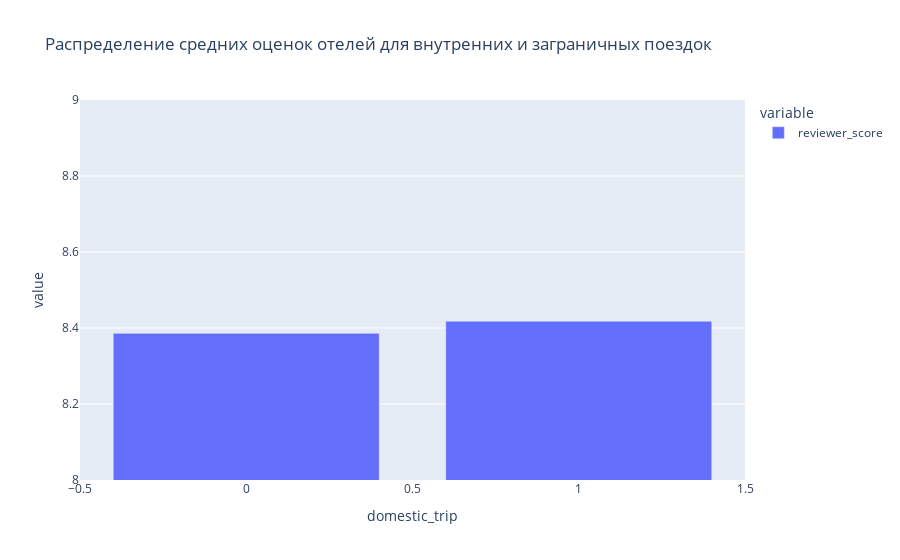

This figure's notebook cell:
### Code cell
# Построим столбчатую диаграмму, чтобы понять, влияют ли внутренние путешешствия на среднюю оценку в отзывах

data_train = data[data['sample'] == 1]
domestic_ratio = data_train.groupby(by='domestic_trip')['reviewer_score'].mean()

fig = px.bar(domestic_ratio, title='Распределение средних оценок отелей для внутренних и заграничных поездок')
fig.update_yaxes(range=[8, 9])
fig.show()

### Figure 1 — Plotly figure (JSON) as saved in the notebook; plotly's stock layout.template omitted (floating-point values rounded to 4 significant figures)
{"data": [{"alignmentgroup": "True", "hovertemplate": "variable=reviewer_score<br>domestic_trip=%{x}<br>value=%{y}<extra></extra>", "legendgroup": "reviewer_score", "marker": {"color": "#636efa", "pattern": {"shape": ""}}, "name": "reviewer_score", "offsetgroup": "reviewer_score", "orientation": "v", "showlegend": true, "textposition": "auto", "type": "bar", "x": [0, 1], "xaxis": "x", "y": [8.386, 8.418], "yaxis": "y"}], "layout": {"barmode": "relative", "legend": {"title": {"text": "variable"}, "tracegroupgap": 0}, "title": {"text": "Распределение средних оценок отелей для внутренних и заграничных поездок"}, "xaxis": {"anchor": "y", "domain": [0, 1], "title": {"text": "domestic_trip"}}, "yaxis": {"anchor": "x", "domain": [0, 1], "range": [8, 9], "title": {"text": "value"}}}}
